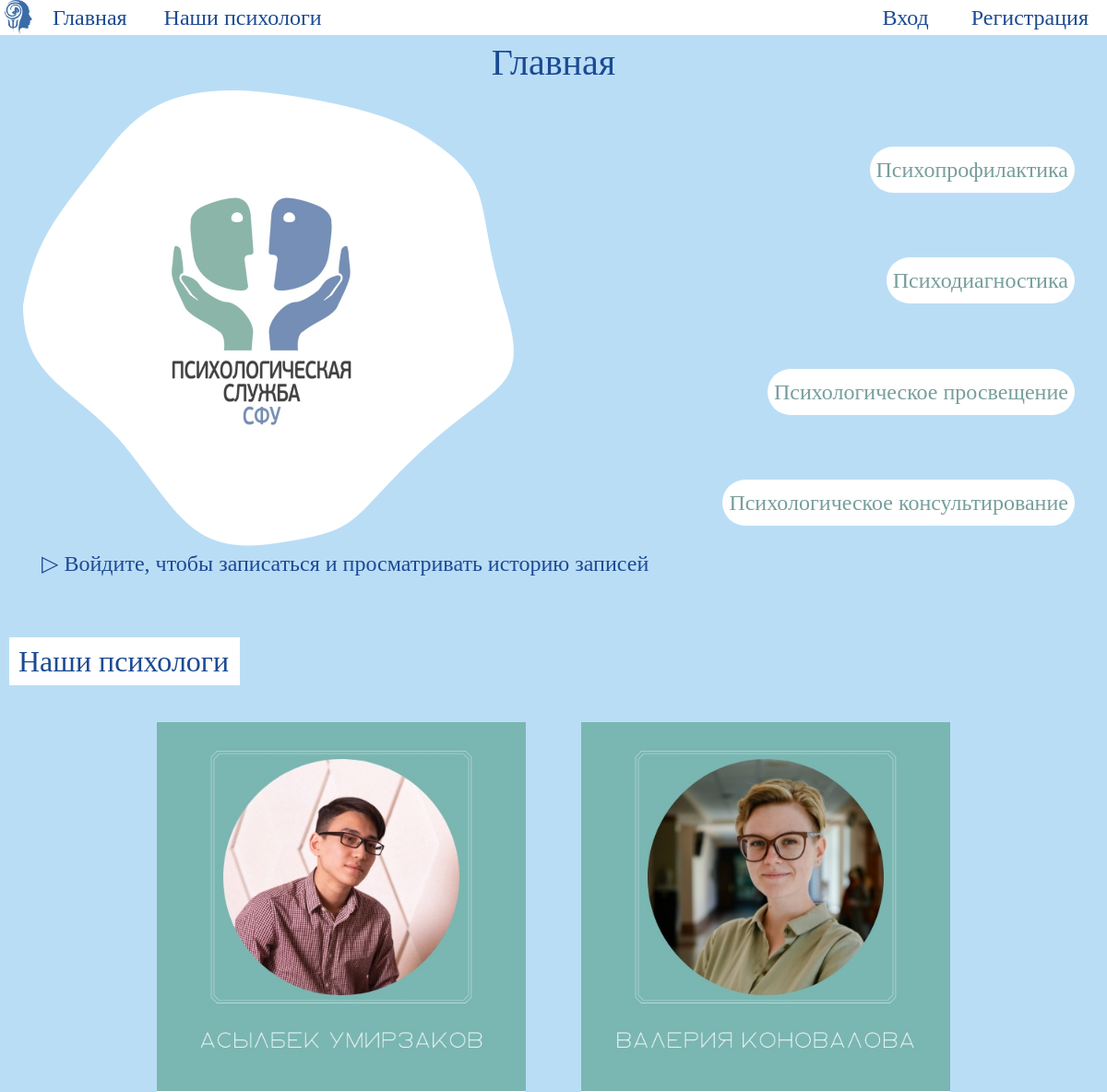
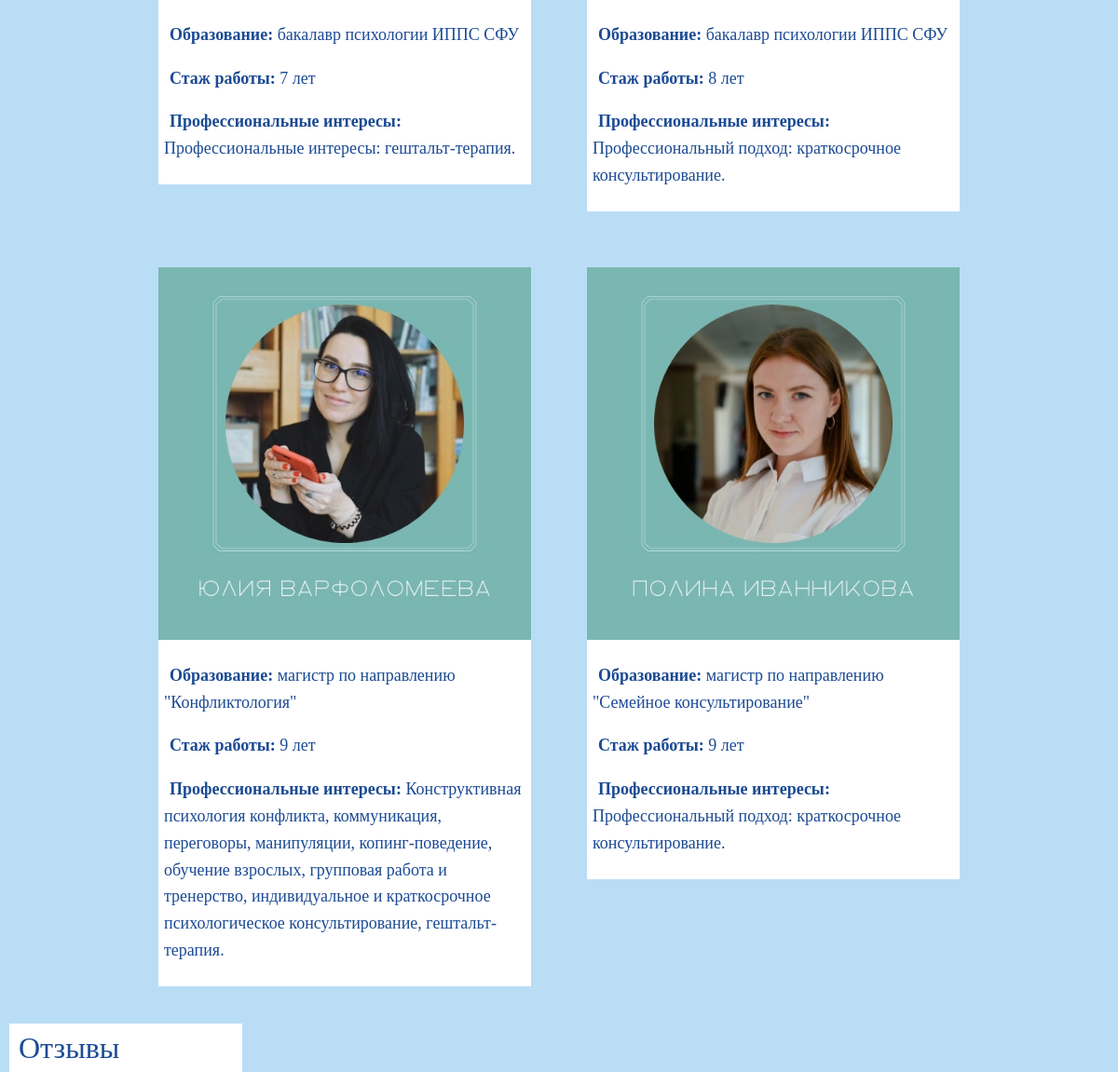
The page / on the database its author committed (2 pictures, top to bottom).
### Psychologist/models.py (models this page shows, shortened)
class Psychologist(models.Model):
    class Meta:
        verbose_name = 'Психологи'
        verbose_name_plural = 'Психологи'
    surname = models.CharField(max_length=128, blank=False, null=False)
    name = models.CharField(max_length=128, blank=False, null=False)
    patronymic = models.CharField(max_length=128, blank=False, null=False)
    experience = models.IntegerField(help_text="Укажите число лет", blank=False, null=False)
    education = models.CharField(max_length=248, blank=False, null=False)
    photo = models.ImageField(upload_to='psychologist/')
    profinterests = models.TextField(max_length=256, blank=True, null=True)

### Main/views.py (the view, shortened to what this page needs)
# urls.py: path("", Main.as_view(), name='main'),
class Main(View):
    def get(self, request):
        psychologist = Psychologist.objects.all()
        context ={
            'title': 'Главная',
            'psychologist': psychologist,
        }
        return render(request, "Main/main.html", context=context)

### templates/Main/main.html (shortened to what this page needs)
{% extends 'Main/base.html' %}
{% block content %}
<h2 class ="m_titles_page">{{ title }}</h2>
<div>
    <div class="intro">
        <div>
            <img class="home" src="../../static/img/home.png">
            {% if user.is_authenticated %}
            <div class="b_appoi_my_appoi">
                <a class = "record" href="appointment/appointment_info/">Записаться</a>
                <a class = "record" href="appointment/appointment_info_table/">Мои записи</a>
            </div>
            {% else %}
                <a class="nav_link" href="{% url 'log' %}">▷ Войдите, чтобы записаться и просматривать историю записей</a>
            {% endif %}
        </div>
    <div class="infos">
        <div class="block_info b_i_left" >
            <div class="b_i_title">Психопрофилактика</div>
        </div>
        <div class="block_info b_i_right" >
            <div class="b_i_title">Психодиагностика</div>
        </div>
        <div class="block_info b_i_right" >
            <div class="b_i_title">Психологическое просвещение</div>
        </div>
        <div class="block_info b_i_left" >
            <div class="b_i_title">Психологическое консультирование</div>
        </div>
    </div>
    </div>
</div>
<div class ="medium">
    <div id="elem_m_titles_me" class ="title_ps_main">Наши психологи</div>
    <div class="pss_lists">
        {% for ps in psychologist %}
        <div class = "psychology_list">
                        <div class="div_ps_photo">
                             <img class="ps_photo" src="{{ ps.photo.url }}" alt="Психолог">
                        </div>
                    <div class="ps_text">
                        <p><b>Образование: </b>{{ ps.education }}</p>
                        <p><b>Стаж работы: </b>{{ ps.experience }} лет</p>
                        <p><b>Профессиональные интересы: </b>{{ ps.profinterests }}</p>
                    </div>
        </div>
        {% endfor psychologist %}
    </div>
    <div class ="title_ps_main">Отзывы</div>
</div>
{% endblock content %}

### templates/Main/base.html (shortened to what this page needs)
{% load static %}
{% load main_tags %}
<!DOCTYPE html>
<html lang="en">
<head>
    <link rel="stylesheet" href="{% static 'css/base.css'%}" type="text/css">
    <link rel="stylesheet" href="{% static 'css/qw.css'%}" type="text/css">
</head>
<body>
{% block mainmenu %}
<div class="header_inner">
    <div class="div_left_mainmenu">
        <img class="logo" src="../../static/img/psih.png">
        <a class="nav_link" href="{% url 'main' %}">Главная</a>
        <a class="nav_link" href="#elem_m_titles_me">Наши психологи</a>
    </div>
    {% if user.is_authenticated %}
        <div class="user_name"><p class="u_n">Вы вошли как <br><b>{{ user.first_name }} {{ user.last_name }}</b> </p></div>
        <div><a class="nav_link" href="{% url 'logout' %}">Выход</a></div>
    {% else %}
        <div>
            <a class="nav_link" href="{% url 'log' %}">Вход</a>
            <a class="nav_link" href="{% url 'registr' %}">Регистрация</a>
        </div>
    {% endif %}
</div>
{% endblock mainmenu %}
{% block content %}
{% endblock content %}
</body>
</html>

### static/css/base.css (style rules this page uses)
body { margin: 0; background-color: #BADDF6; font-family: 'Puppies Play'; font-style: normal; font-weight: 400; font-size: 24px; line-height: 24px; text-align: center; line-height: 1.6; color: #1B4A93 }
*, *:before, *:after { box-sizing: border-box; }
h1, h2, h3, h4, h5 , h6 { margin: 0; font-size: 24px; }
.intro { width: 100%; display: flex; flex-direction: row; justify-content: space-around }
.header_inner { display: flex; background-color: white; align-items: center; flex-wrap: nowrap; justify-content: space-between; }
.medium { display: flex; flex-direction: column; width: 100%; margin-top: 50px; height: 1200px; }
.m_titles_page { margin: 10px; justify-content: start; align-self: start; justify-self: center; font-family: 'Puppies Play'; font-style: normal; font-weight: 400; font-size: 40px; line-height: 40px; text-align: center; color: #1B4A93; background: #BADDF6 }
.nav_link { border: #9ab4e5; display: inline-block; vertical-align: top; margin: 0 20px; color: #1B4A93; text-decoration: none; transition: color .2s linear; }
.logo { width: 37px; height: 37px; }
.infos { background: #BADDF6; display: flex; flex-direction: column; align-content: flex-end; flex-wrap: nowrap; justify-content: center; align-items: flex-end; justify-content: space-evenly; }
.block_info { display: grid; padding: 10px; }
.b_i_right { float: right; }
.b_i_left { clear: both; }
.b_i_title { display: initial; padding: 7px; font-family: 'Puppies Play'; font-style: normal; font-weight: 400; font-size: 24px; line-height: 36px; text-align: center; align-self: center; color: #779e9b; background: white; border-radius: 25px; }
.title_ps_main { display: flex; width: 250px; padding: 10px; margin: 10px; font-size: 32px; line-height: 32px; text-align: center; background: white; color: #1B4A93; flex-direction: column; align-items: flex-start; }
.home { max-width: 90%; display: flex; position: relative; }
.div_left_mainmenu { display: flex; justify-content: start; }
.pss_lists { display: flex; flex-wrap: wrap; justify-content: center; }
.psychology_list { display: flex; flex-direction: column; flex-wrap: wrap; margin: 30px; }
.div_ps_photo { position: relative; width: 400px; height: 400px; }
.ps_photo { width: 400px; height: 400px; }
.ps_text { position: relative; width: 400px; background: white; font-weight: 400; font-size: 18px; text-align: left; text-indent: 6px; padding: 6px; }

### rows shown on the page
Psychologist: photo (picture), education "бакалавр психологии ИППС СФУ", experience "7", profinterests "Профессиональные интересы: гештальт-терапия."
Psychologist: photo (picture), education "бакалавр психологии ИППС СФУ", experience "8", profinterests "Профессиональный подход: краткосрочное консультирование."
Psychologist: photo (picture), education "магистр по направлению \"Конфликтология\"", experience "9", profinterests "Конструктивная психология конфликта, коммуникация, переговоры, манипуляции, копинг-поведение, обучение взрослых, групповая работа и тренерство, индивидуальное и краткосрочное психологическое консультирование, гештальт- терапия."
Psychologist: photo (picture), education "магистр по направлению \"Семейное консультирование\"", experience "9", profinterests "Профессиональный подход: краткосрочное консультирование."

### other values the page prints
{{ title }} "Главная"
